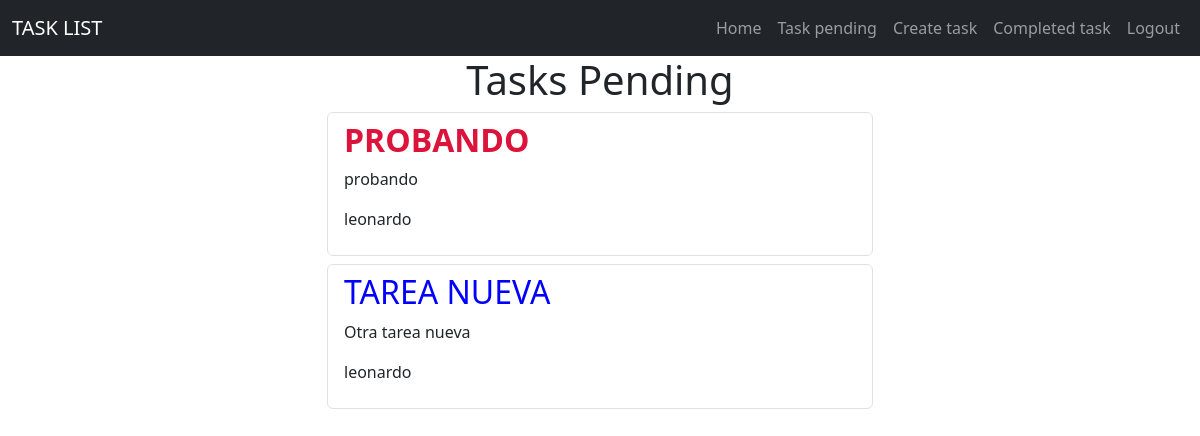
The app's page /task/ (signed in) with its own data.
### tasks/models.py (models this page shows, shortened)
class Task(models.Model):
    title = models.CharField(max_length=100)
    description = models.TextField(max_length=500, blank=True)
    created = models.DateTimeField(auto_now_add=True)
    datecompleted= models.DateTimeField(null=True)
    important= models.BooleanField(default=False)
    user= models.ForeignKey(User, on_delete=models.CASCADE)

### tasks/views.py (the view)
# urls.py: path("task/", views.tasks, name='task'),
@login_required
def tasks(request):
        try:
            tasklist = Task.objects.filter(user=request.user, datecompleted__isnull=True)
            return render(request, 'tasks.html' , {'listask': tasklist})
        except:
            return redirect('home')

### tasks/templates/tasks.html
{% extends 'base.html' %}
{% block content %}
<main class="container">
    <div class="row">
        <div class="col-md-6 offset-md-3">
            <h1 class="text-center">Tasks Pending</h1>
            {% for task in listask %}
            <ul class="list-group mt-2">
                <li class="list-group-item">
                    <a href="{% url 'task_detail' task.id %}" style="text-decoration: none;">
                    {% if task.important %}
                    <h2><strong style="color: crimson;">{{ task.title.upper }}</strong></h2>
                        {% else %}
                        <h2 style="color: blue">{{ task.title.upper }}</h2>
                    {% endif %}
                    </a>
                    <p>
                        {{ task.description }}
                    </p>
                    <p>
                        {{ task.user.username }}
                    </p>
                </li>
            </ul>
            {% endfor %}
        </div>
    </div>
</main>
{% endblock %}

### records on screen
Task: title "PROBANDO", description "probando", user.username "leonardo"
Task: title "TAREA NUEVA", description "Otra tarea nueva", user.username "leonardo"
